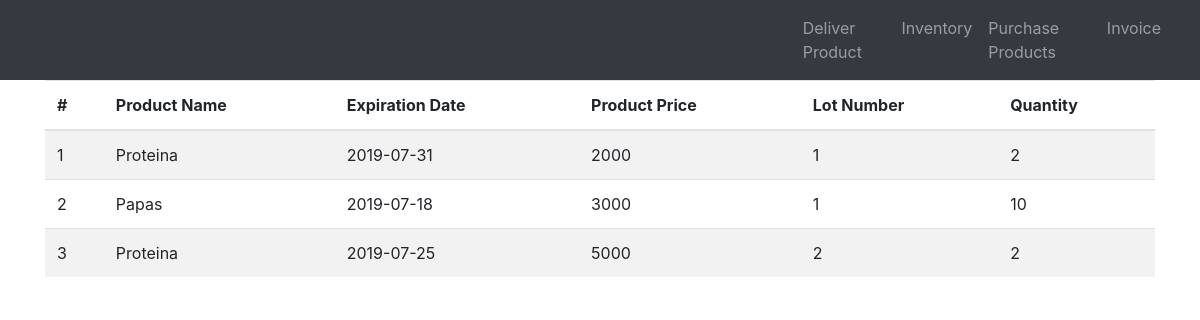
The page / on the database its author committed.
### tables this page shows
CREATE TABLE `products` (
  `ProductId` int(11) NOT NULL,
  `ProductName` varchar(255) NOT NULL,
  `ExpirationDate` date NOT NULL,
  `Quantity` int(11) NOT NULL,
  `ProductPrice` double NOT NULL,
  `LotNumber` int(11) NOT NULL
);

### index.php (the view)
<?php include("db.php"); ?>
<?php include('includes/header.php'); ?>
<div class="container">
<table class="table table-striped">
  <thead>
    <tr>
      <th scope="col">#</th>
      <th scope="col">Product Name</th>
      <th scope="col">Expiration Date</th>
      <th scope="col">Product Price</th>
      <th scope="col">Lot Number</th>
      <th scope="col">Quantity</th>
    </tr>
  </thead>
  <tbody>
          <?php
          $query = "SELECT * FROM products";
          $products = mysqli_query($conn, $query);
          $rowcount=0;
          while($row = mysqli_fetch_assoc($products)) {
          if($row["Quantity"] > 0){
          $rowcount++; ?>
          <tr>
            <td><?php echo $rowcount; ?></td>
            <td><?php echo $row['ProductName']; ?></td>
            <td><?php echo $row['ExpirationDate']; ?></td>
            <td><?php echo $row['ProductPrice']; ?></td>
            <td><?php echo $row['LotNumber']; ?></td>
            <td><?php echo $row['Quantity']; ?></td>
          </tr>
          <?php }} ?>
        </tbody>
</table>
</div>
<?php include('includes/footer.php'); ?>

### includes/header.php (shortened to what this page needs)
<!doctype html>
<html lang="en">
  <head>
    <link rel="stylesheet" href="https://stackpath.bootstrapcdn.com/bootstrap/4.3.1/css/bootstrap.min.css">
    <link rel="stylesheet" href="https://use.fontawesome.com/releases/v5.6.3/css/all.css">
  </head>
  <body>
  <div>
    <nav class="navbar navbar-expand-lg navbar-dark bg-dark">
      <div class="collapse navbar-collapse " id="navbarNav">
        <ul class="navbar-nav col-md-4">
          <li class="nav-item">
            <a class="nav-link" href="deliver.php">Deliver Product</a>
          </li>
          <li class="nav-item">
            <a class="nav-link" href="index.php">Inventory</a>
          </li>
          <li class="nav-item">
            <a class="nav-link" href="purchase.php">Purchase Products</a>
          </li>
          <li class="nav-item">
            <a class="nav-link" href="invoice.php">Invoice</a>
          </li>
        </ul>
      </div>
    </nav>
  </div>

### includes/footer.php (shortened to what this page needs)
  </body>
</html>

### rows shown on the page
products: ProductName "Proteina", ExpirationDate "2019-07-31", ProductPrice "2000", LotNumber "1", Quantity "2"
products: ProductName "Papas", ExpirationDate "2019-07-18", ProductPrice "3000", LotNumber "1", Quantity "10"
products: ProductName "Proteina", ExpirationDate "2019-07-25", ProductPrice "5000", LotNumber "2", Quantity "2"
